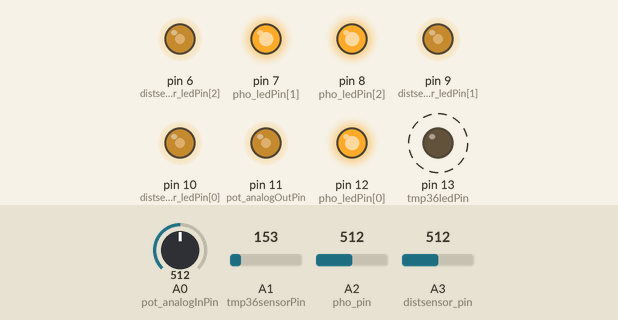
This sketch was run on a simulated Arduino Mega 2560, built with avr-gcc and run on an emulated ATmega2560. On the bench: output pins drawn as LEDs (lit = HIGH). Dashed ring = blinking. The test bench sets the inputs (shaded band); at power-on: A0 (pot_analogInPin) = 512, A2 (pho_pin) = 512, A3 (distsensor_pin) = 512, A1 (tmp36sensorPin) = 153.

Above: at 1.2 s.
1.3 s: A0 (pot_analogInPin) set to 610
At 1.61 s:
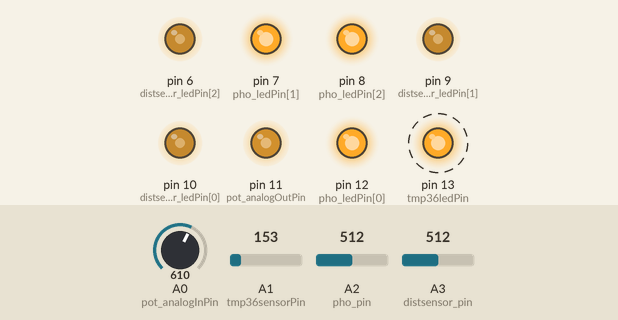
4.5 s: A2 (pho_pin) set to 591
7.7 s: A2 (pho_pin) set to 608
At 8.35 s:
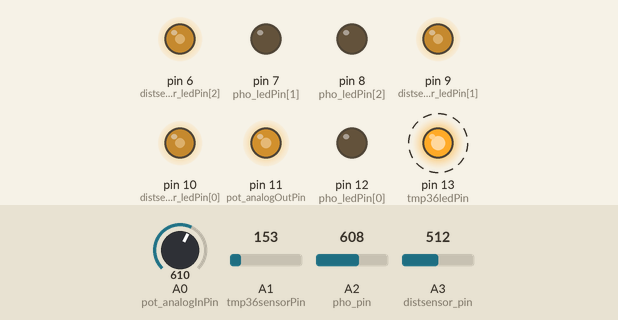
10.9 s: A3 (distsensor_pin) set to 610
At 11.41 s:
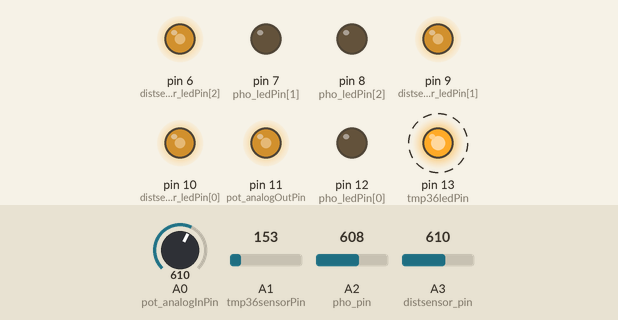
14.1 s: A0 (pot_analogInPin) set to 306
At 14.47 s:
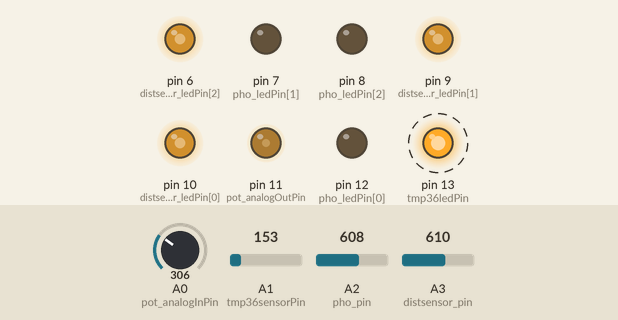
17.3 s: A3 (distsensor_pin) set to 306
At 18.14 s:
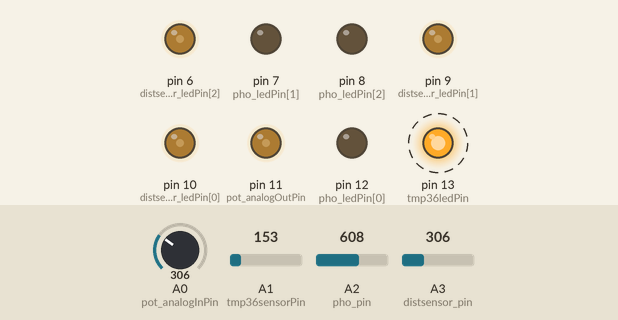
Timing chart, 0 to 21.5 s (numbered marks = the images above; inputs shaded):
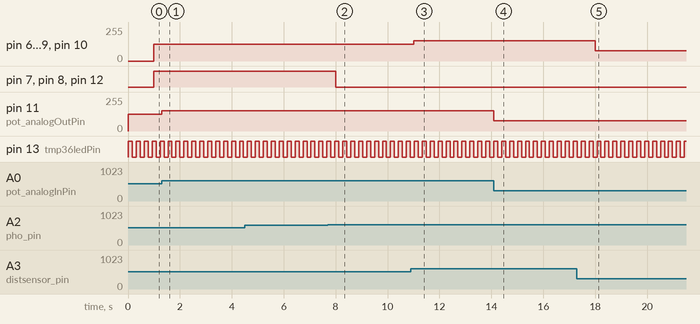

The sketch:

arduino_superloop_adc.ino
```cpp
//#define Serial Serial1
#define Serial Serial2

int m1_en = 1;
int m2_en = 1;
int m3_en = 1;
int m4_en = 1;

void setup() {
  // put your setup code here, to run once:
  serial_setup();
  potentiometer_setup();
  tmp36sensor_setup();
  photosensor_setup();
  distancesensor_setup();
}

void loop() {
  // put your main code here, to run repeatedly:
  serial_loop();
  if(m1_en)
    potentiometer_loop();
  if(m2_en)
    tmp36sensor_loop();
  if(m3_en)
    photosensor_loop();
  if(m4_en)
    distancesensor_loop();
}
```

distancesensor.ino
```cpp
int distsensor_pin = A3;
int distsensor_ledPin[3] = {10, 9, 6};
int dist_inputVal = 0;
int dist_outputVal = 0;

long dist_prevMillis = 0;
long dist_interval = 1000;

void distancesensor_setup(){}
void distancesensor_loop(){
  unsigned long curMillis = millis();

  if(curMillis - dist_prevMillis >=dist_interval){
    dist_prevMillis = curMillis;

    dist_inputVal = analogRead(distsensor_pin);
    dist_outputVal = map(dist_inputVal, 0, 1023, 0, 255);
    for(int i = 0; i < 3; i++)
      analogWrite(distsensor_ledPin[i], dist_outputVal);
  }
}
```

photosensor.ino
```cpp
long pho_prevMillis = 0;
long pho_interval = 1000;

int pho_pin = A2;
int pho_ledPin[3] = {12, 7, 8};
int pho_val = 0;

void photosensor_setup(){
  for(int i = 0; i < 3; i++){
    pinMode(pho_ledPin[i], OUTPUT);
  }
}

void photosensor_loop(){
  unsigned long curMillis = millis();
  if(curMillis - pho_prevMillis >= pho_interval){
    pho_prevMillis = curMillis;
    pho_val = analogRead(pho_pin);

    if(pho_val<600){
      for(int i = 0; i < 3; i++)
        digitalWrite(pho_ledPin[i], HIGH);
    }else{
      for(int i = 0; i < 3; i++)
        digitalWrite(pho_ledPin[i], LOW);
    }
  }
}
```

potentiometer.ino
```cpp
const int pot_analogInPin = A0;
const int pot_analogOutPin = 11;
int pot_sensorVal = 0;
int pot_outputVal = 0;

long pot_prevMillis = 0;
long pot_interval = 2;

void potentiometer_setup(){}
void potentiometer_loop(){
  unsigned long curMillis = millis();

  if(curMillis - pot_prevMillis>=pot_interval){
    pot_prevMillis = curMillis;

    pot_sensorVal = analogRead(pot_analogInPin);
    pot_outputVal = map(pot_sensorVal, 0, 1023, 0, 255);
    analogWrite(pot_analogOutPin, pot_outputVal);

  }
}
```

serial.ino
```cpp
void showMenu(){
  Serial.println("1. potentiometer Led Brightness Enable/Disbale");
  Serial.println("2. temperature sensor  LED Blink Enable/Disbale");
  Serial.println("3. photo sensor RGB Led on/off Enable/Disable");
  Serial.println("4. dist sensor RGB Led Brightness Enable/Disable");

}


void serial_setup(){
  //Serial.begin(9600);        //bluetooth
  Serial.begin(115200);             //wifi, serial monitor

  showMenu();

}

void serial_loop(){
  if(Serial.available()>0){
    int userCmd = Serial.read();

    switch(userCmd){
      case '1': m1_en = !m1_en; break;
      case '2': m2_en = !m2_en; break;
      case '3': m3_en = !m3_en; break;
      case '4': m4_en = !m4_en; break;
      default: break;
    }
  }

}
```

tmp36.ino
```cpp
int tmp36sensorPin = A1;
int tmp36ledPin = 13;
int tmp36sensorVal = 0;

long tmp36_prevMillis = 0;
long tmp36_interval = 0;

int tmp36sensor_ledState = 1;

void tmp36sensor_setup(){
  pinMode(tmp36ledPin, OUTPUT);
}
void tmp36sensor_loop(){
  unsigned long curMillis = millis();
  if(curMillis - tmp36_prevMillis >= tmp36_interval){
    tmp36_prevMillis = curMillis;

    if(tmp36sensor_ledState!=0){ //켜져있으면
      tmp36sensorVal = analogRead(tmp36sensorPin);
      tmp36_interval = tmp36sensorVal;
    }
    digitalWrite(tmp36ledPin, tmp36sensor_ledState);
    tmp36sensor_ledState =! tmp36sensor_ledState;
  }
}
```

Measured:
- the behaviour switches between 599 and 600 on A2 (pho_pin) (found by bisection; images 1 and 2)
- after the input at 1.3 s, pin 11 (pot_analogOutPin): 127/255 → 152/255 at once
- after the input at 7.7 s, pin 7 (pho_ledPin[1]), pin 8 (pho_ledPin[2]), pin 12 (pho_ledPin[0]): HIGH → LOW after 0.30 s
- after the input at 10.9 s, pin 6 (distsensor_ledPin[2]), pin 9 (distsensor_ledPin[1]), pin 10 (distsensor_ledPin[0]): 127/255 → 152/255 after 0.10 s
- after the input at 14.1 s, pin 11 (pot_analogOutPin): 152/255 → 76/255 at once
- after the input at 17.3 s, pin 6 (distsensor_ledPin[2]), pin 9 (distsensor_ledPin[1]), pin 10 (distsensor_ledPin[0]): 152/255 → 76/255 after 0.70 s
- by itself, pin 13 (tmp36ledPin): alternates HIGH for 0.15 s and LOW for 0.15 s
